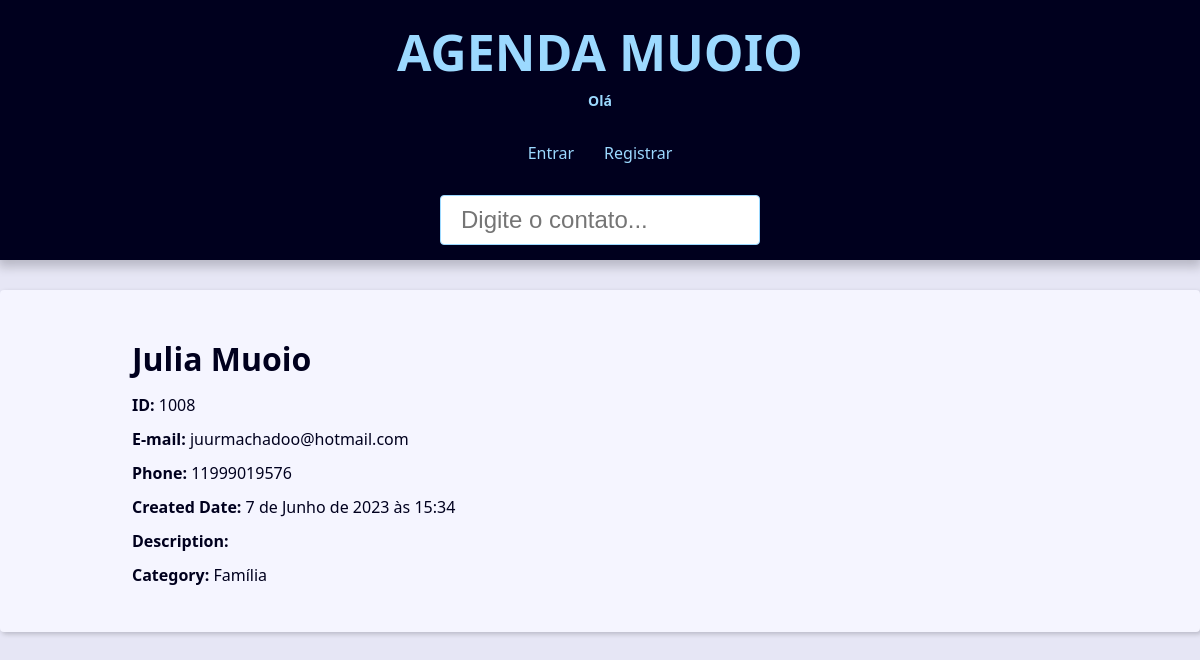
Screenshot of /contact/1008/detail/ with the database file from the repository.
### contact/models.py (models this page shows, shortened)
class Contact(models.Model):
    first_name = models.CharField(max_length=50)
    last_name = models.CharField(max_length=50, verbose_name='Sobrenome')
    phone = models.CharField(max_length=50)
    email = models.EmailField(max_length=254)
    created_date = models.DateTimeField(default=timezone.now)
    description = models.TextField(blank=True)
    show = models.BooleanField(default=True)
    picture = models.ImageField(upload_to='pictures/%Y/%m/', blank=True)
    category = models.ForeignKey(
        Category,
        on_delete=models.SET_NULL,
        blank=True,
        null=True,
    )
    owner = models.ForeignKey(
        User,
        on_delete=models.SET_NULL,
        blank=True,
        null=True,
    )

class Category(models.Model):
    class Meta:
        verbose_name = 'Category'
        verbose_name = 'Categories'
    name = models.CharField(max_length=50)

### contact/views/contact_views.py (the view)
# urls.py: path('contact/<int:contact_id>/detail/',
def contact(request, contact_id):
    single_contact = get_object_or_404(
        Contact.objects, pk=contact_id, show=True)
    site_title = f'{single_contact.first_name} {single_contact.last_name} -'
    context = {
        'contatos_': single_contact,
        'site_title': site_title
    }
    return render(
        request,
        'contact/contact.html',
        context
    )

### contact/templates/contact/contact.html (shortened to what this page needs)
{% extends 'global/base.html' %}
{% block content %}
    <div class='single-contact'>
        <h1 class="single-contact-name">
            {{contatos_.first_name}} {{contatos_.last_name}}
        </h1>
        <p><b>ID:</b> {{contatos_.id}}</p>
        <p><b>E-mail:</b> {{contatos_.email}}</p>
        <p><b>Phone:</b> {{contatos_.phone}}</p>
        <p><b>Created Date:</b> {{contatos_.created_date}}</p>
        <p><b>Description:</b> {{contatos_.description}}</p>
        <p><b>Category:</b> {{contatos_.category.name}}</p>
    </div>
{% endblock  %}

### base_static/global/css/style.css (style rules this page uses)
:root { --spacing: 1.5rem; --link-dark-color: rgb(0, 83, 134); --link-light-color: rgb(156, 217, 255); --clr-white: rgb(245, 245, 255); --clr-black: rgb(0, 0, 30); --clr-light-gray: rgb(230, 230, 245); --clr-dark-shadow-5: rgba(0, 0, 10, 5%); --clr-dark-shadow-10: rgba(0, 0, 10, 10%); --clr-dark-shadow-20: rgba(0, 0, 10, 20%); --clr-light-shadow-5: rgba(200, 200, 255, 5%); --clr-light-shadow-10: rgba(200, 200, 255, 10%); --clr-light-shadow-20: rgba(200, 200, 255, 20%); --main-page-width: 120rem; --table-min-width: 60rem; --biggest-font-size: 5rem; --bigger-font-size: 4rem; --big-font-size: 3.2rem; --medium-font-size: 2.4rem; --small-font-size: 1.6rem; --smaller-font-size: 1.4rem; --smallest-font-size: 1.2rem; --transition-fast: 300ms; --transition-medium: 600ms; --transition-slow: 1s; --default-border-radius: 4px; }
*, *::before, *::after { margin: 0; padding: 0; box-sizing: border-box; }
html { font-size: 62.5%; }
body { font-family: system-ui, -apple-system, BlinkMacSystemFont, 'Segoe UI', Roboto, Oxygen, Ubuntu, Cantarell, 'Open Sans', 'Helvetica Neue', sans-serif; line-height: 1.5; font-size: var(--small-font-size); color: var(--clr-black); -webkit-font-smoothing: antialiased; background: var(--clr-light-gray); }
@media (min-width: 600px) { .single-contact { max-width: 80%; margin: calc(var(--spacing) * 2) auto; } }
.single-contact h1 { margin: 1rem 0; }
.single-contact p { margin: 1rem 0; }

### rows the page displays
Contact: first_name "Julia", last_name "Muoio", id "1008", email "juurmachadoo@hotmail.com", phone "11999019576", created_date "7 de Junho de 2023 às 15:34", category.name "Família"
